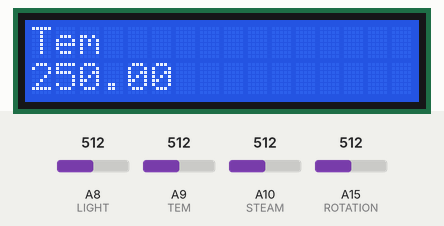
Simulated run of this sketch. Board: Arduino Mega 2560, built with avr-gcc and run on an emulated ATmega2560. On the bench: 16×2 character LCD. The inputs (shaded band) are chosen by the test bench; at power-on: A15 (ROTATION) = 512, A10 (STEAM) = 512, A8 (LIGHT) = 512, A9 (TEM) = 512.

Above: at 1.3 s.
1.4 s: A15 (ROTATION) set to 673
3.4 s: A15 (ROTATION) set to 689
At 5.4 s:
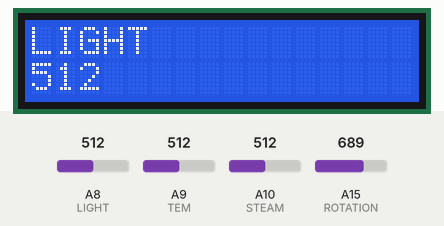
5.7 s: A15 (ROTATION) set to 306
At 6.8 s:
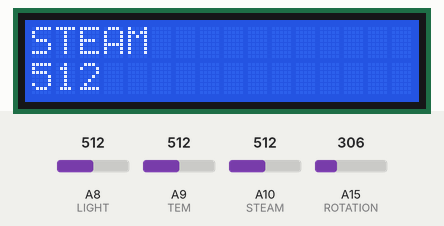
7.8 s: A10 (STEAM) set to 716
At 9.5 s:
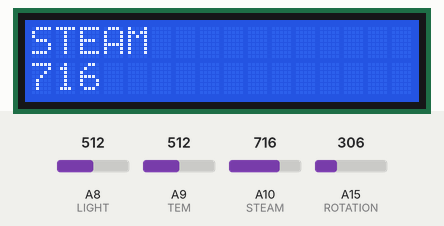
11.9 s: A10 (STEAM) set to 992
At 13.5 s:
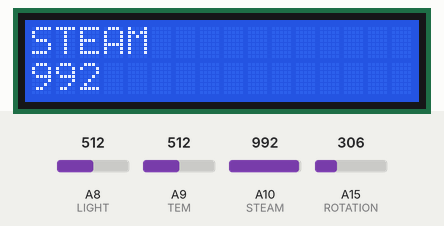
Timing chart, 0 to 15.0 s (numbered marks = the images above; inputs shaded):
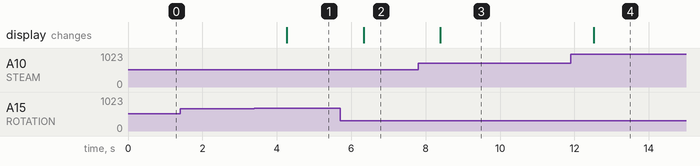

The sketch:

soilless_culture.ino
```cpp
#include <LiquidCrystal_I2C.h>

#define ROTATION A15
#define anaRO map(analogRead(A15),0,1023,1,4)


#define STEAM A10
#define TEM A9
#define LIGHT A8

#define WAIT 1000


LiquidCrystal_I2C lcd(0x20, 16, 2);

void hello()
{
    // clean();
    lcd.setCursor(0, 0);
    lcd.print("  Hello world!  ");
    lcd.setCursor(0, 1);
    lcd.setCursor(1, 1);
    lcd.print("     CXeY      ");
}

void setup()
{
    // lcd
    lcd.init();
    lcd.backlight();
    lcd.home();
    lcd.clear();

    hello();

    // Serial
    Serial.begin(9600);

    // pinMode
    pinMode(ROTATION, INPUT);

    pinMode(TEM, INPUT);
    pinMode(LIGHT, INPUT);
    pinMode(STEAM, INPUT);
}

void loop()
{
    if (Serial.available())
    {
        switch ((char) Serial.read())
        {
        case 'd':

            Serial.println("ROTATION");
            Serial.println(analogRead(ROTATION));
            Serial.println("TEM");
            Serial.println(analogRead(TEM));
            Serial.println("LIGHT");
            Serial.println(analogRead(LIGHT));
            Serial.println("STEAM");
            Serial.println(analogRead(STEAM));

            break;
        default:
            break;
        }
    }

    switch (anaRO)
    {
    case 1:
        lcd.home();
        lcd.print("STEAM         ");
        lcd.setCursor(0,1);
        lcd.print("           ");
        lcd.setCursor(0,1);
        lcd.print(analogRead(STEAM));
        lcd.setCursor(5,1);
        delay(WAIT);
        break;
    case 2:
        lcd.home();
        lcd.print("Tem           ");
        lcd.setCursor(0,1);
        lcd.print("           ");
        lcd.setCursor(0,1);
        lcd.print((double) analogRead(TEM)*(5/10.24));
        lcd.setCursor(6,1);
        delay(WAIT);
        break;
    case 3:
        lcd.home();
        lcd.print("LIGHT         ");
        lcd.setCursor(0,1);
        lcd.print("           ");
        lcd.setCursor(0,1);
        lcd.print(analogRead(LIGHT));
        lcd.setCursor(5,1);
        delay(WAIT);
        break;
    default:
        break;
    }


}
```

Measured:
- the behaviour switches between 681 and 682 on A15 (ROTATION) (found by bisection; images 0 and 1)
- after the input at 1.4 s, every drawn part: stays the same
- after the input at 3.4 s, the display: changes after 0.87 s (image 1)
- after the input at 5.7 s, the display: changes after 0.63 s (image 2)
- after the input at 7.8 s, the display: changes after 0.60 s (image 3)
- after the input at 11.9 s, the display: changes after 0.62 s (image 4)
